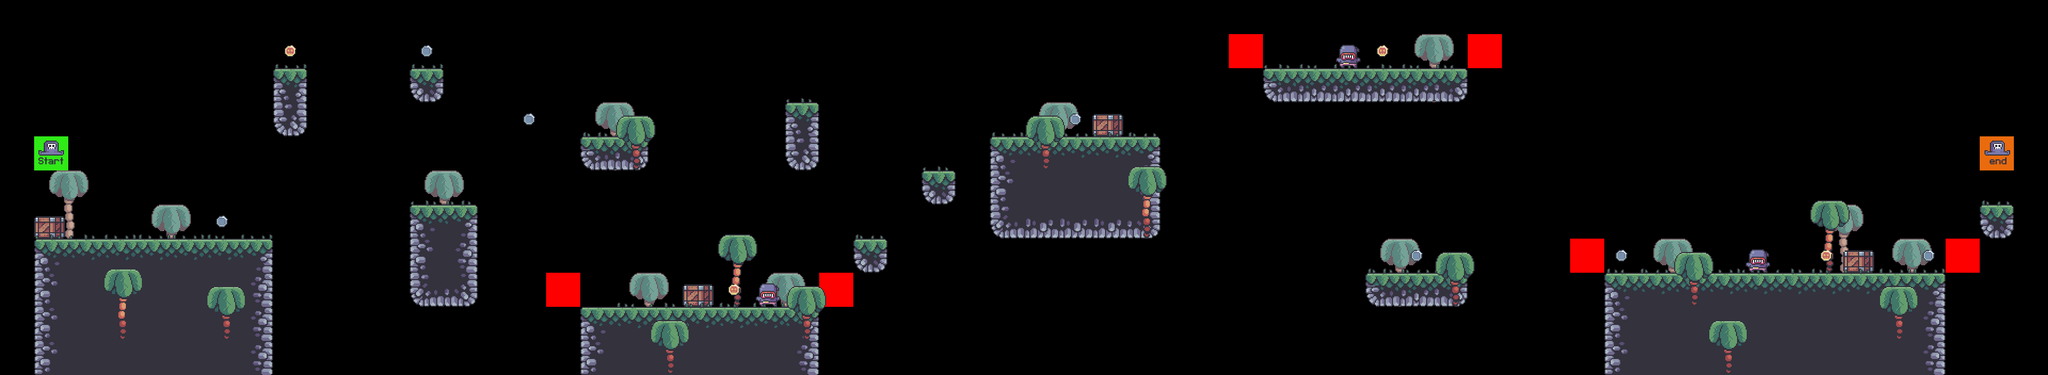

Below is a game level as drawn by its tile map, then a one-line description and the .tmx that defines it (tile-layer data replaced by summaries):
An orthogonal 60x11 tile map with 64x64 px tiles, 9 tile layers (bg_palms, terrain, crates, grass, ...), 7 tilesets.

<map version="1.10" tiledversion="1.11.2" orientation="orthogonal" renderorder="right-down" width="60" height="11" tilewidth="64" tileheight="64" infinite="0" nextlayerid="10" nextobjectid="1">
 <editorsettings>
  <export target="../1/level_1.csv" format="csv" />
 </editorsettings>
 <tileset firstgid="1" source="../../../2 - level/levels/tilesets/terrain_tiles.tsx" />
 <tileset firstgid="17" source="../../../2 - level/levels/tilesets/player_tiles.tsx" />
 <tileset firstgid="19" source="../../../2 - level/levels/tilesets/crates.tsx" />
 <tileset firstgid="20" source="../../../2 - level/levels/tilesets/palms.tsx" />
 <tileset firstgid="23" source="../../../2 - level/levels/tilesets/enemy_tiles.tsx" />
 <tileset firstgid="25" source="../../../2 - level/levels/tilesets/coin_tiles.tsx" />
 <tileset firstgid="27" source="../../../2 - level/levels/tilesets/grass_tiles.tsx" />
 <layer id="3" name="bg_palms" width="60" height="11">
  <data>[660 cells, 12 non-empty, 1 distinct tile ids]</data>
 </layer>
 <layer id="8" name="terrain" width="60" height="11">
  <data>[660 cells, 112 non-empty, 15 distinct tile ids]</data>
 </layer>
 <layer id="7" name="crates" width="60" height="11">
  <data>[660 cells, 4 non-empty, 1 distinct tile ids]</data>
 </layer>
 <layer id="6" name="grass" width="60" height="11">
  <data>[660 cells, 47 non-empty, 5 distinct tile ids]</data>
 </layer>
 <layer id="5" name="enemies" width="60" height="11">
  <data>[660 cells, 3 non-empty, 1 distinct tile ids]</data>
 </layer>
 <layer id="4" name="constraints" width="60" height="11">
  <data>[660 cells, 6 non-empty, 1 distinct tile ids]</data>
 </layer>
 <layer id="9" name="fg_palms" width="60" height="11">
  <data>[660 cells, 13 non-empty, 2 distinct tile ids]</data>
 </layer>
 <layer id="2" name="coins" width="60" height="11">
  <data>[660 cells, 11 non-empty, 2 distinct tile ids]</data>
 </layer>
 <layer id="1" name="player" width="60" height="11">
  <data>[660 cells, 2 non-empty, 2 distinct tile ids]</data>
 </layer>
</map>
